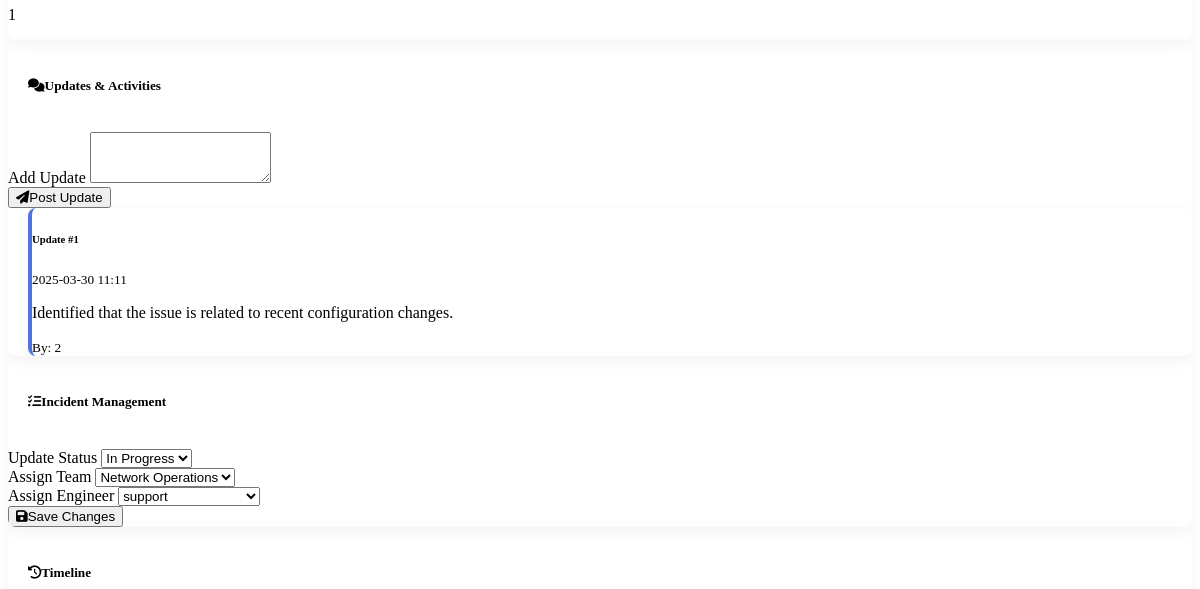
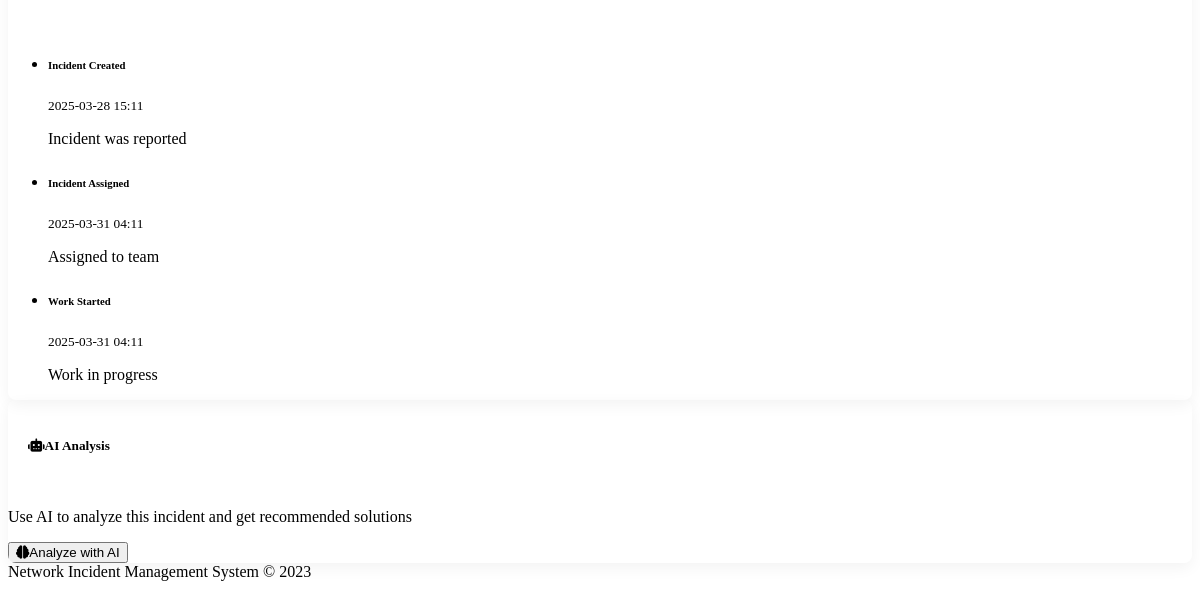
/incidents/ff7df671-0c3c-4652-b660-b1b35017a62c (signed in, lower part), run on an earlier commit of the app's database (2 pictures, top to bottom).
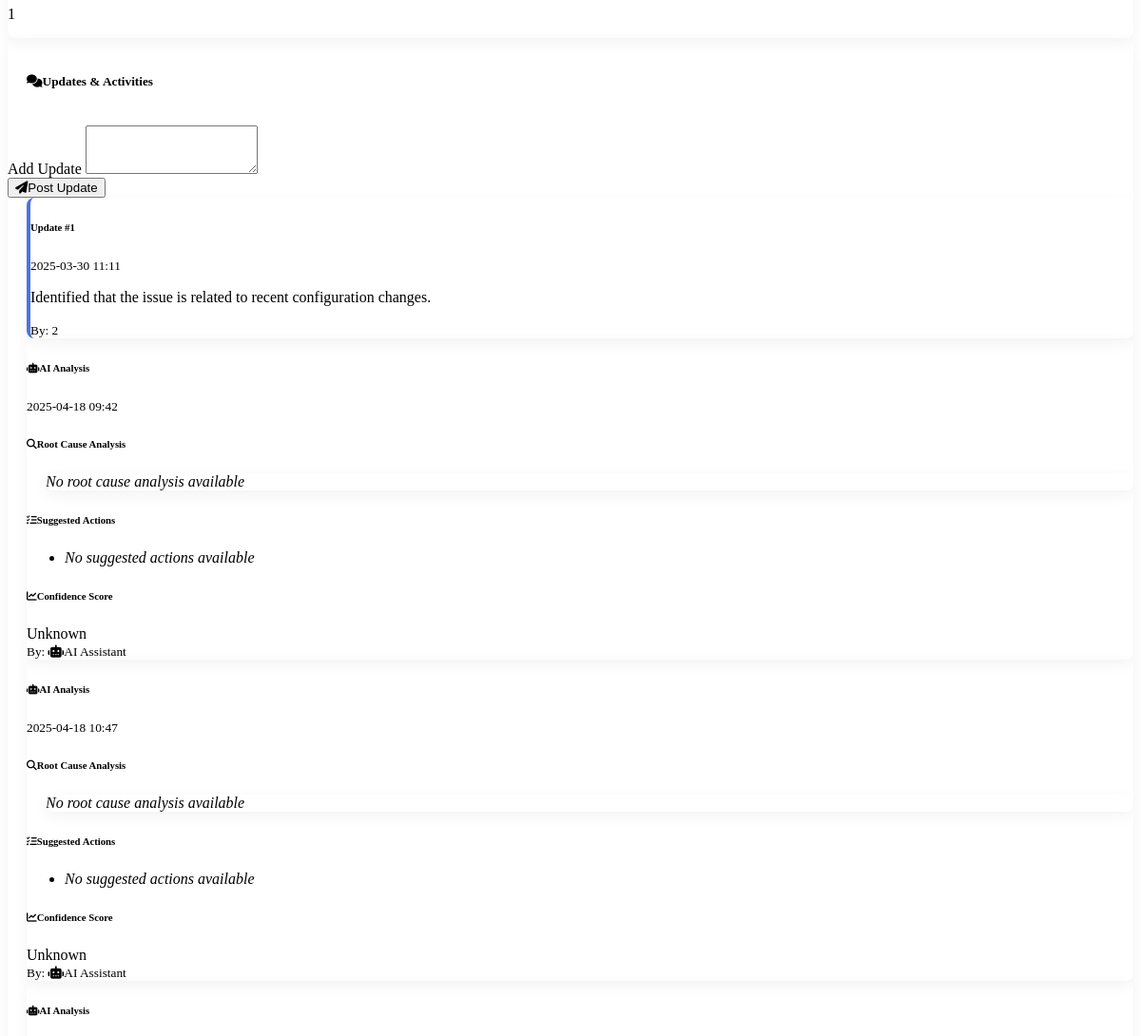
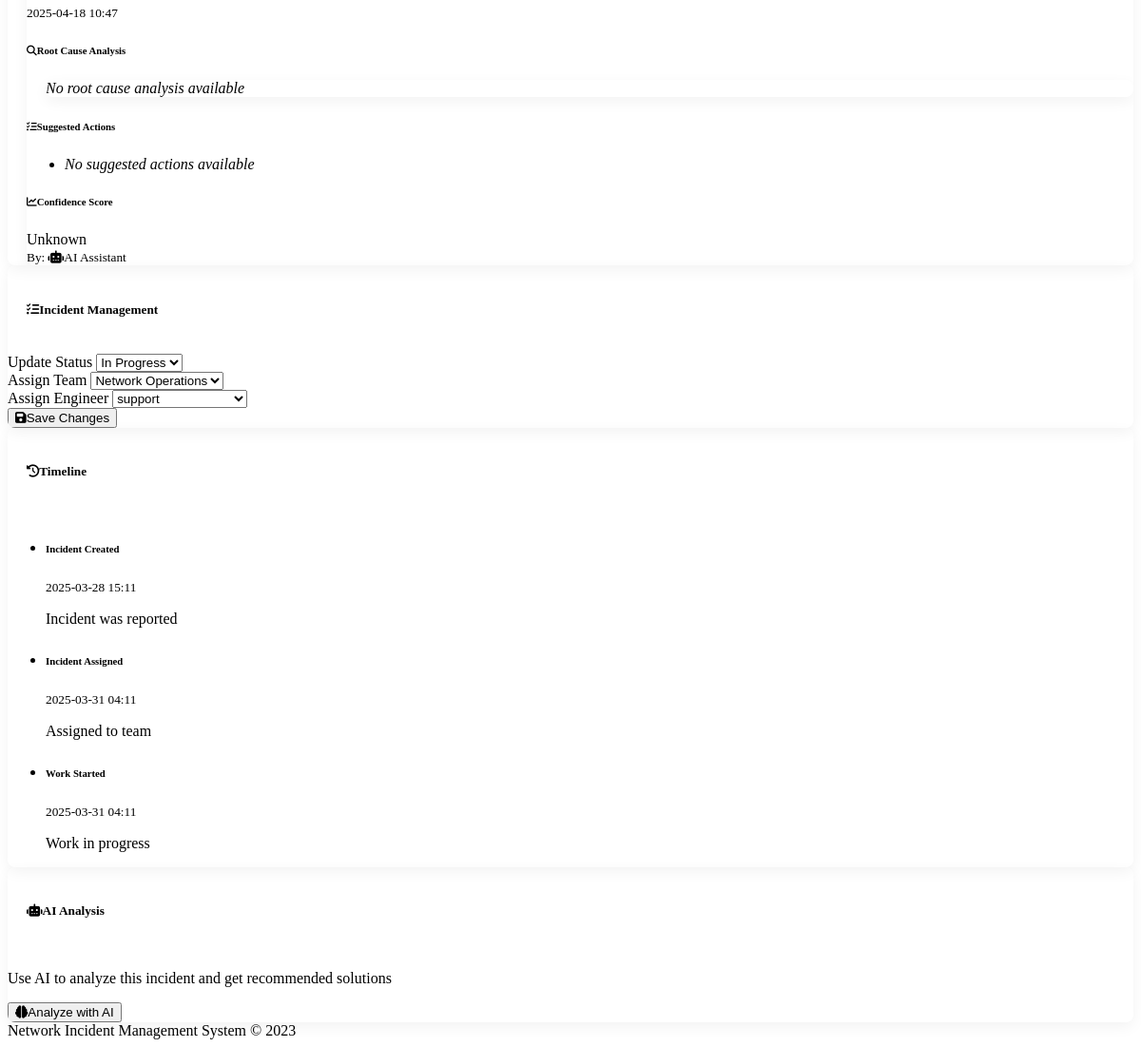
And on a later commit of the database (2 pictures, top to bottom).
### models.py (models this page shows, shortened)
class IncidentUpdate(db.Model):
    __tablename__ = 'incident_updates'
    id = db.Column(db.Integer, primary_key=True)
    incident_id = db.Column(db.String(36), db.ForeignKey('incidents.id', ondelete='CASCADE'), nullable=False)
    user_id = db.Column(db.Integer, db.ForeignKey('users.id'), nullable=False)
    content = db.Column(db.Text, nullable=False)
    created_at = db.Column(db.DateTime, default=func.now())
    @staticmethod
    def get_updates_for_incident(incident_id):
        return IncidentUpdate.query.filter_by(incident_id=incident_id).order_by(IncidentUpdate.created_at).all()

### incident.py (the view)
@incident_bp.route('/incidents/<incident_id>')
@login_required
def view_incident(incident_id):
    incident = Incident.get_incident_by_id(incident_id)
    if not incident:
        flash('Incident not found', 'danger')
        return redirect(url_for('incident.list_incidents'))
    updates = IncidentUpdate.get_updates_for_incident(incident_id)
    teams = Team.get_all_teams()
    support_engineers = User.query.filter_by(role='support_engineer').all()
    return render_template(
        'incident_details.html',
        incident=incident,
        updates=updates,
        teams=teams,
        support_engineers=support_engineers
    )

### models.py (called while the page is built)
    @staticmethod
    def get_all_teams():
        return Team.query.all()

    @staticmethod
    def get_incident_by_id(incident_id):
        return Incident.query.get(incident_id)

### templates/incident_details.html (shortened to what the changed rows need)
{% extends 'base.html' %}
{% block content %}
{% if incident %}
    <div class="row">
        <div class="col-lg-8 mb-4">
            <div class="card">
                <div class="card-body">
                    <div class="updates-timeline">
                        {% if updates %}
                            {% for update in updates %}
                                <div class="card mb-3 {% if 'AI Analysis Results' in update.content %}border-left-info{% else %}border-left-primary{% endif %}">
                                    <div class="card-body">
                                        <div class="d-flex justify-content-between mb-2">
                                            <h6 class="mb-0">
                                                {% if 'AI Analysis Results' in update.content %}
                                                    <i class="fas fa-robot me-2 text-info"></i>AI Analysis
                                                {% else %}
                                                    Update #{{ loop.index }}
                                                {% endif %}
                                            </h6>
                                            <small class="text-muted">{{ update.created_at.strftime('%Y-%m-%d %H:%M') }}</small>
                                        </div>
                                        {% if 'AI Analysis Results' in update.content %}
                                            {% set content_parts = update.content.split('\n\n') %}
                                            <div class="ai-analysis">
                                                <div class="mb-3">
                                                    <h6 class="text-info"><i class="fas fa-search me-2"></i>Root Cause Analysis</h6>
                                                    <div class="card bg-light">
                                                        <div class="card-body py-2">
                                                            {% if content_parts|length > 2 %}
                                                                {{ content_parts[2] }}
                                                            {% else %}
                                                                <em>No root cause analysis available</em>
                                                            {% endif %}
                                                        </div>
                                                    </div>
                                                </div>
                                                <div class="mb-3">
                                                    <h6 class="text-success"><i class="fas fa-tasks me-2"></i>Suggested Actions</h6>
                                                    <ul class="list-group">
                                                        {% if content_parts|length > 4 %}
                                                            {% for line in content_parts[4].split('\n') %}
                                                                {% if line.startswith('- ') %}
                                                                    <li class="list-group-item py-1">{{ line[2:] }}</li>
                                                                {% endif %}
                                                            {% endfor %}
                                                        {% else %}
                                                            <li class="list-group-item py-1"><em>No suggested actions available</em></li>
                                                        {% endif %}
                                                    </ul>
                                                </div>
                                                <div class="mb-3">
                                                    <h6><i class="fas fa-chart-line me-2"></i>Confidence Score</h6>
                                                    {% if content_parts|length > 6 %}
                                                        {% set confidence_line = content_parts[6] %}
                                                        {% set confidence_parts = confidence_line.split(':') %}
                                                        {% if confidence_parts|length > 1 %}
                                                            {% set confidence = confidence_parts[1].strip() %}
                                                            {% set confidence_value = confidence.replace('%', '') | float %}
                                                            <div class="progress">
                                                                <div class="progress-bar
                                                                    {% if confidence_value > 75 %}bg-success
                                                                    {% elif confidence_value > 50 %}bg-info
                                                                    {% elif confidence_value > 25 %}bg-warning
                                                                    {% else %}bg-danger{% endif %}"
                                                                    role="progressbar" style="width: {{ confidence_value }}%"
                                                                    aria-valuenow="{{ confidence_value }}" aria-valuemin="0" aria-valuemax="100">
                                                                    {{ confidence }}
                                                                </div>
                                                            </div>
                                                        {% else %}
                                                            <div class="progress">
                                                                <div class="progress-bar bg-secondary" role="progressbar" style="width: 50%"
                                                                    aria-valuenow="50" aria-valuemin="0" aria-valuemax="100">
                                                                    Unknown
                                                                </div>
                                                            </div>
                                                        {% endif %}
                                                    {% else %}
                                                        <div class="progress">
                                                            <div class="progress-bar bg-secondary" role="progressbar" style="width: 50%"
                                                                aria-valuenow="50" aria-valuemin="0" aria-valuemax="100">
                                                                Unknown
                                                            </div>
                                                        </div>
                                                    {% endif %}
                                                </div>
                                            </div>
                                        {% else %}
                                            <p class="mb-0">{{ update.content }}</p>
                                        {% endif %}
                                    </div>
                                    <div class="card-footer bg-light py-1">
                                        <small class="text-muted">By: {% if 'AI Analysis Results' in update.content %}<i class="fas fa-robot me-1"></i>AI Assistant{% else %}{{ update.user_id }}{% endif %}</small>
                                    </div>
                                </div>
                            {% endfor %}
                        {% else %}
                            <div class="text-center py-4">
                                <p class="text-muted mb-0">No updates yet</p>
                            </div>
                        {% endif %}
                    </div>
                </div>
            </div>
        </div>
    </div>
{% endif %}
{% endblock %}

What changed in the data, as far as the page shows it:
added IncidentUpdate: shows "AI Analysis", created_at "2025-04-18 09:42", shows "Root Cause Analysis", shows "No root cause analysis available", shows "No suggested actions available", shows "Unknown", shows "AI Assistant"
added IncidentUpdate: shows "AI Analysis", created_at "2025-04-18 10:47", shows "Root Cause Analysis", shows "No root cause analysis available", shows "No suggested actions available", shows "Unknown", shows "AI Assistant"
added IncidentUpdate: shows "AI Analysis", created_at "2025-04-18 10:47", shows "Root Cause Analysis", shows "No root cause analysis available", shows "No suggested actions available", shows "Unknown", shows "AI Assistant"
